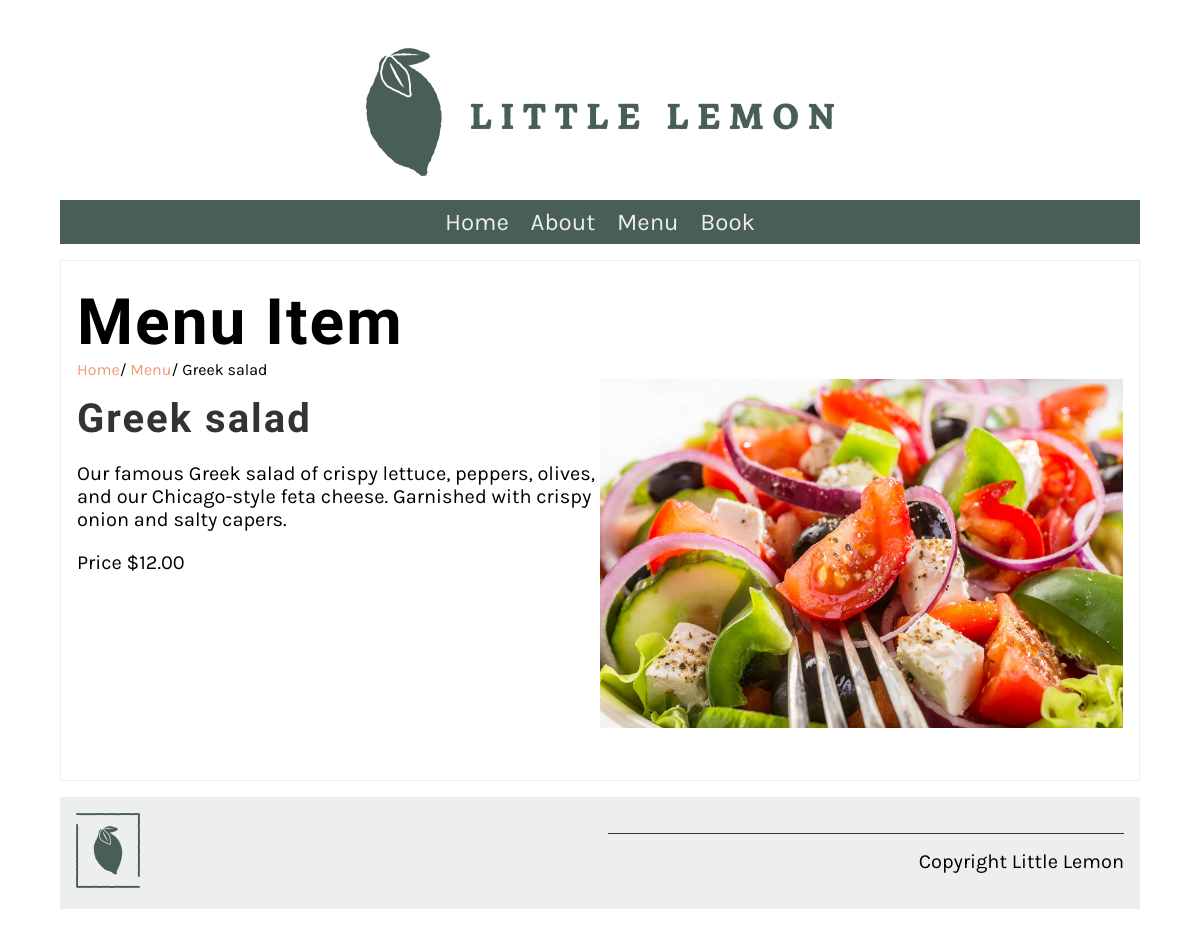
Page /menu_item/2/ on the committed database.
### app/models.py (models this page shows, shortened)
class Menu(models.Model):
    name = models.CharField(max_length=50)
    price = models.IntegerField()
    description = models.CharField(max_length=1000,default="African Dish")

### app/views.py (the view)
# urls.py: path("menu_item/<int:pk>/", views.display_menu_items,name="menu_item")
def display_menu_items(request,pk=None):
    if pk:
        menu_item = Menu.objects.get(id=pk)
    else:
        menu_item = ""
    menu_item_dict = {
        "menu_item":menu_item
    }
    return render(request,"menu_item.html",menu_item_dict)

### templates/menu_item.html
{% extends "base.html" %}
{% load static %}
{% block content %}
<section>
    <article>
        <h1>Menu Item</h1>
        <span>
            <a href="{% url 'home' %}">Home</a>/
            <a href="{% url 'menu' %}">Menu</a>/
            {{ menu_item.name }}
        </span>
        <div class="row">
            <div class="column">
                <h2>{{ menu_item.name }}</h2>
                <p>{{ menu_item.description }}</p>
                <p>Price ${{menu_item.price}}.00</p>
            </div>
            <div class = column>
                <img src="/static/img/menu_items/{{menu_item.name}}.jpg" alt="{{ menu_item.name }}">
            </div>
        </div>
    </article>
</section>
{% endblock %}

### app/static/css/style.css (style rules this page uses)
body { font-family: 'Karla', sans-serif; margin-top: 3rem; margin-bottom: 3rem; margin-left: 5%; margin-right: 5%; }
h1, h2, h3, h4, h5, h6 { font-family: 'Markazi Text', serif; letter-spacing: 2px;; }
h1 { font-size: 4rem; margin-top: 1.5rem; margin-bottom: 0; }
h2 { font-size: 2.5rem; color: #333333; margin:1rem 0; }
p, ul { font-size: 1.25rem;; }
a { color: #EE9972; text-decoration: none; }
section { display: flex; gap: 2rem 1rem; margin-top: 1rem; margin-bottom: 1rem; flex-direction: row; }
article { flex:1; }
article img { max-width: 100%; }
main article { border: 1px solid #EDEFEE; padding-left: 1rem; padding-right: 1rem; }
.row { display: flex; flex-direction: row; width: 100%; padding-bottom: 1rem; }
.column { flex-basis: 50%; margin-bottom: 1rem; padding-bottom: 1rem; }

### rows in the picture
Menu: name "Greek salad", description "Our famous Greek salad of crispy lettuce, peppers, olives, and our Chicago-style feta cheese. Garnished with crispy onion and salty capers.", price "12", name (picture)
